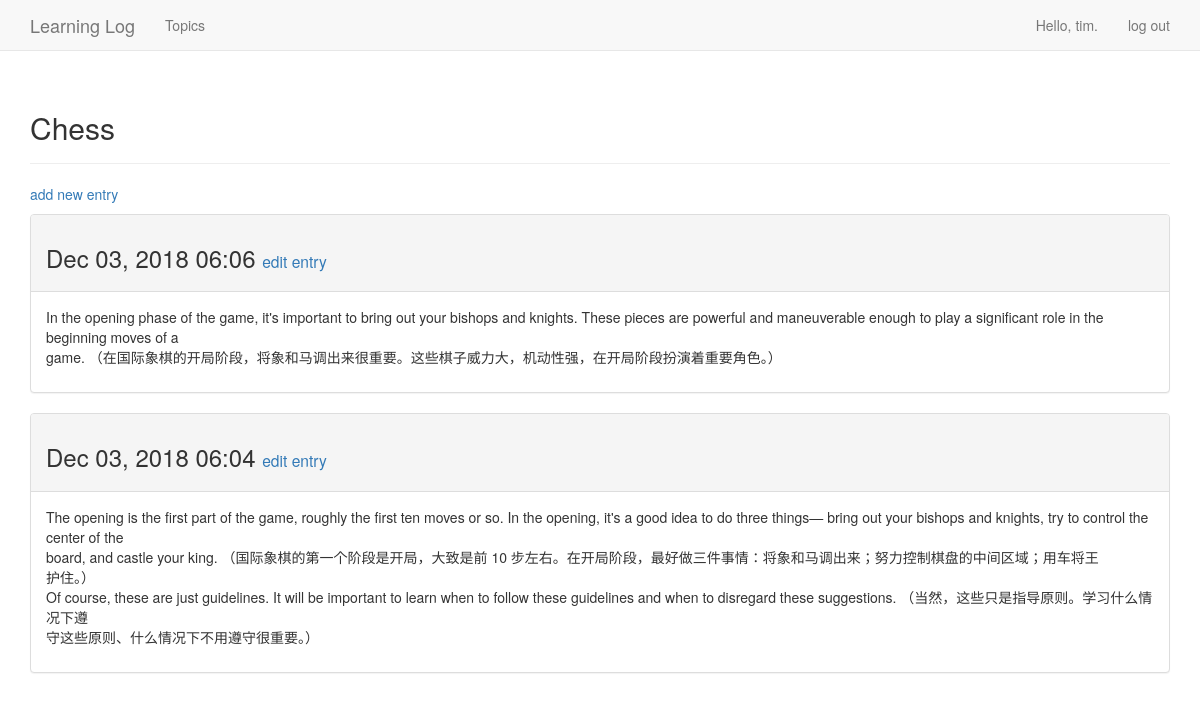
The page /topics/1/ (signed in) on the database its author committed.
### learning_logs/models.py (models this page shows, shortened)
class Topic(models.Model):
    text = models.CharField(max_length=200)
    date_added = models.DateTimeField(auto_now_add=True)
    owner = models.ForeignKey(User, on_delete=models.CASCADE)
    def __str__(self):
        return self.text

class Entry(models.Model):
    topic = models.ForeignKey(Topic, on_delete=models.CASCADE)
    text = models.TextField()
    date_added = models.DateTimeField(auto_now_add=True)
    class Meta:
        verbose_name_plural = 'entries'

### learning_logs/views.py (the view)
# urls.py: url(r'^topics/(?P<topic_id>\d+)/$', views.topic, name='topic'),
@login_required
def topic(request, topic_id):
    topic = Topic.objects.get(id=topic_id)
    if topic.owner != request.user:
        raise Http404
    entries = topic.entry_set.order_by('-date_added')
    context = {'topic': topic, 'entries': entries}
    return render(request, 'learning_logs/topic.html', context)

### learning_logs/templates/learning_logs/topic.html
{% extends "learning_logs/base.html" %}
{% block header %}
  <h2>{{ topic }}</h2>
{% endblock header %}
{% block content %}
  <p>
    <a href="{% url 'learning_logs:new_entry' topic.id %}">add new entry</a>
  </p>
  {% for entry in entries %}
    <div class="panel panel-default">
      <div class="panel-heading">
        <h3>
          {{ entry.date_added|date:"M d, Y H:i" }}
          <small>
            <a href="{% url 'learning_logs:edit_entry' entry.id %}">edit
              entry</a>
          </small>
        </h3>
      </div>
      <div class="panel-body">
        {{ entry.text|linebreaks }}
      </div>
    </div>
  {% empty %}
    <li>
      There are no entries for this topic yet.
    </li>
  {% endfor %}
{% endblock content %}

### learning_logs/templates/learning_logs/base.html (shortened to what this page needs)
{% load bootstrap3 %}
<!DOCTYPE html>
<html lang="en">
<head>
    {% bootstrap_css %}
</head>
<body>
<nav class="navbar navbar-default navbar-static-top">
    <div class="container">
        <div class="navbar-header">
            <a class="navbar-brand" href="{% url 'learning_logs:index' %}">Learning Log</a>
        </div>
        <div id="navbar" class="navbar-collapse collapse">
            <ul class="nav navbar-nav">
                <li><a href="{% url 'learning_logs:topics' %}">Topics</a></li>
            </ul>
            <ul class="nav navbar-nav navbar-right">
                {% if user.is_authenticated %}
                    <li><a>Hello, {{ user.username }}.</a></li>
                    <li><a href="{% url 'users:logout' %}">log out</a></li>
                {% else %}
                    <li><a href="{% url 'users:register' %}">register</a></li>
                    <li><a href="{% url 'users:login' %}">log in</a></li>
                {% endif %}
            </ul>
        </div>
    </div>
</nav>
<div class="container">
    <div class="page-header">
        {% block header %}{% endblock %}
    </div>
    <div>
        {% block content %}{% endblock %}
    </div>
</div>
</body>
</html>

### rows shown on the page
Topic: text "Chess"
Entry: date_added "Dec 03, 2018 06:06", text "In the opening phase of the game, it's important to bring out your bishops and knights. These pieces are powerful and maneuverable enough to play a significant role in the beginning moves of a game. （在国际象棋的开局阶段，将象和马调出来很重要。这些棋子威力大，机动性强，在开局阶段扮演着重要角色。）"
Entry: date_added "Dec 03, 2018 06:04", text "The opening is the first part of the game, roughly the first ten moves or so. In the opening, it's a good idea to do three things— bring out your bishops and knights, try to control the center of the board, and castle your king. （国际象棋的第一个阶段是开局，大致是前 10 步左右。在开局阶段，最好做三件事情：将象和马调出来；努力控制棋盘的中间区域；用车将王 护住。） Of course, these are just guidelines. It will be important to learn when to follow these guidelines and when to disregard these suggestions. （当然，这些只是指导原则。学习什么情况下遵 守这些原则、什么情况下不用遵守很重要。）"

### other values the page prints
{{ user.username }} "tim"
